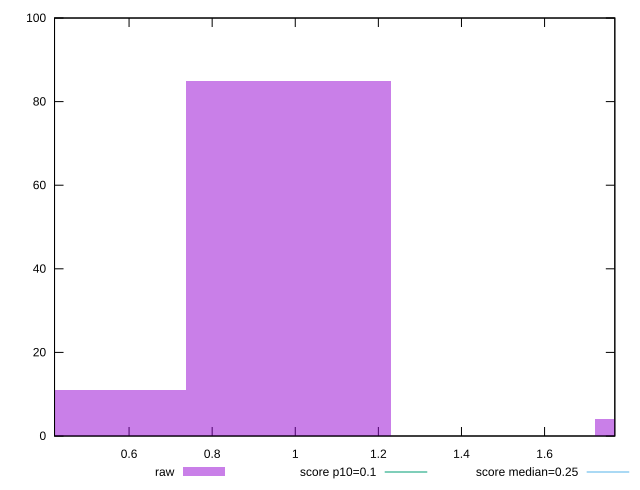

This chart was generated by the following gnuplot code:
reset

$raw <<EOF
0.9835861269101618 85
0.4917930634550809 11
1.9671722538203236 4
EOF

set key outside below
set boxwidth 0.4917930634550809
set xrange [0.4206224575042724:1.7690829467773437]
set yrange [0:100]
set trange [0:100]
set style fill transparent solid 0.5 noborder

set parametric
set terminal svg size 640, 490 enhanced background rgb 'white'
set output "report_00019_2021-02-10T18-14-37.922Z//cumulative-layout-shift/samples/pages+cached/raw/histogram.svg"

plot $raw title "raw" with boxes, \
     0.1,t title "score p10=0.1", \
     0.25,t title "score median=0.25"

reset
